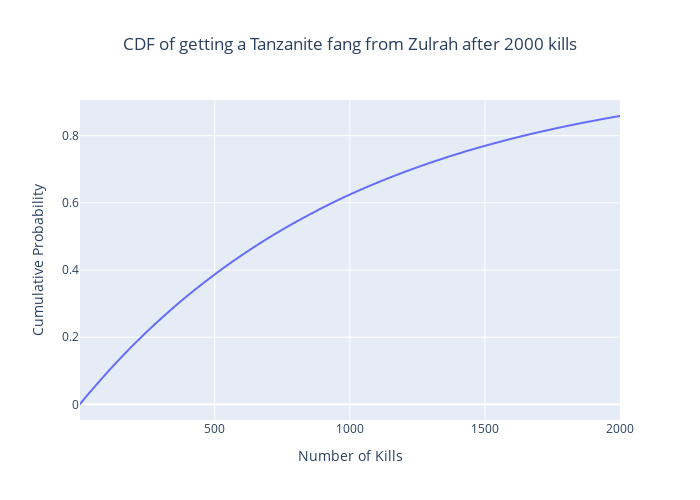

The notebook cell saved with this chart:
### Code cell
fig = px.line(
    df,
    x="Number of Kills",
    y="Cumulative Probability",
    title=f"CDF of getting a {srch_item.name} from {srch_monstr.name} after {num_kills} kills",
    width=700,
    height=500,
)
fig.update_layout(title_x=0.5)
fig.show()

### Figure 1 — Plotly figure (JSON) as saved in the notebook; plotly's stock layout.template omitted (floating-point values rounded to 4 significant figures; data arrays with more than 128 entries replaced by an {"elided": "..."} marker saying what was removed)
{"data": [{"hovertemplate": "Number of Kills=%{x}<br>Cumulative Probability=%{y}<extra></extra>", "legendgroup": "", "line": {"color": "#636efa", "dash": "solid"}, "marker": {"symbol": "circle"}, "mode": "lines", "name": "", "showlegend": false, "type": "scattergl", "x": {"elided": "2000 int values"}, "xaxis": "x", "y": {"elided": "2000 float values"}, "yaxis": "y"}], "layout": {"height": 500, "legend": {"tracegroupgap": 0}, "title": {"text": "CDF of getting a Tanzanite fang from Zulrah after 2000 kills", "x": 0.5}, "width": 700, "xaxis": {"anchor": "y", "domain": [0, 1], "title": {"text": "Number of Kills"}}, "yaxis": {"anchor": "x", "domain": [0, 1], "title": {"text": "Cumulative Probability"}}}}
